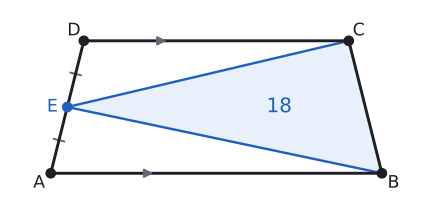

Recreate this plot in Python.
# Alıştırma 3: E [AD]'nin orta noktası, A(EBC) = 18 → A(ABCD) = 36. (|AB| = 10, |DC| = 8, h = 4 ile çizildi.)
import sys; sys.path.insert(0, "tools")
from cizim import *

S = 1.0  # ölçek: yazı ve işaret boşlukları bu birimle çarpılır
P = lambda x, y: np.array([float(x), float(y)])
uz = lambda U, V: round(float(np.linalg.norm(U - V)), 4)
def alan(*K):
    x = [k[0] for k in K]; y = [k[1] for k in K]
    return round(abs(sum(x[i] * y[i - 1] - x[i - 1] * y[i] for i in range(len(K)))) / 2, 4)
def kesis(p, u, q, v):
    t = np.linalg.solve(np.array([u, -v]).T, q - p); return p + t[0] * u
def paralel_isareti(U, V, renk=SOLUK, k=0.18, f=0.5):
    M = U + f * (V - U); t = (V - U) / np.linalg.norm(V - U)
    ax.annotate("", xy=M + k * S * t, xytext=M - k * S * t, arrowprops=dict(arrowstyle="-|>", color=renk, lw=1.4, mutation_scale=14))
def cetik(U, V, n=1, renk=SOLUK, L=0.16):
    M = (U + V) / 2; t = (V - U) / np.linalg.norm(V - U); m = np.array([-t[1], t[0]])
    for i in range(n):
        c = M + (i - (n - 1) / 2) * 0.13 * S * t
        ax.plot(*zip(c - L * S * m, c + L * S * m), color=renk, lw=1.5)
def olcu(U, V, metin, d=0.3, renk=YAZI, fs=13):
    """[UV] parçasının ortasına, U->V yönünün soluna d kadar uzağa yazı (d < 0: sağına)."""
    M = (U + V) / 2; t = (V - U) / np.linalg.norm(V - U); m = np.array([-t[1], t[0]])
    ax.text(*(M + d * S * m), metin, ha="center", va="center", color=renk, fontsize=fs)
def dik_isareti(K, U, V, r=0.28):
    a_ = (U - K) / np.linalg.norm(U - K) * r * S; b_ = (V - K) / np.linalg.norm(V - K) * r * S
    ax.plot(*zip(K + a_, K + a_ + b_, K + b_), color=SOLUK, lw=1.3)
def boya(*K, renk=MAVI_ACIK):
    ax.add_patch(patches.Polygon(np.array(K), closed=True, facecolor=renk, edgecolor="none", zorder=0))
def ortasi(*K):
    return sum(K) / len(K)
def ad(K, metin, dx, dy, renk=YAZI):
    ax.text(K[0] + dx * S, K[1] + dy * S, metin, ha="center", va="center", color=renk, fontsize=13)
def yamuk(A, B, C, D, fa=0.5, fd=0.5):
    ax.plot(*zip(A, B, C, D, A), color=YAZI, zorder=3)
    paralel_isareti(A, B, f=fa); paralel_isareti(D, C, f=fd)
    for Q in (A, B, C, D): nokta(ax, *Q, "")
def cerceve(xmin, xmax, ymin, ymax, en=6.0):
    fig, ax = sekil(en, en * (ymax - ymin) / (xmax - xmin))
    ax.set_aspect("equal"); ax.axis("off")
    ax.set_xlim(xmin, xmax); ax.set_ylim(ymin, ymax)
    return fig, ax

A, B, C, D = P(0, 0), P(10, 0), P(9, 4), P(1, 4)
E = (A + D) / 2
print("ABCD", alan(A, B, C, D), "EBC", alan(E, B, C))
fig, ax = cerceve(-1.3, 11.2, -0.9, 5.0, en=5.6)
boya(E, B, C, renk=MAVI_ACIK)
ax.plot(*zip(E, B), color=MAVI, lw=1.8); ax.plot(*zip(E, C), color=MAVI, lw=1.8)
yamuk(A, B, C, D, fa=0.3, fd=0.3)
cetik(A, E); cetik(E, D)
nokta(ax, *E, "", renk=MAVI)
ad(A, "A", -0.35, -0.3); ad(B, "B", 0.35, -0.3); ad(C, "C", 0.3, 0.3); ad(D, "D", -0.3, 0.3)
ad(E, "E", -0.45, 0, renk=MAVI)
ax.text(*ortasi(E, B, C) + P(0.4, 0), "18", ha="center", va="center", color=MAVI, fontsize=15)
kaydet(fig, __file__)
